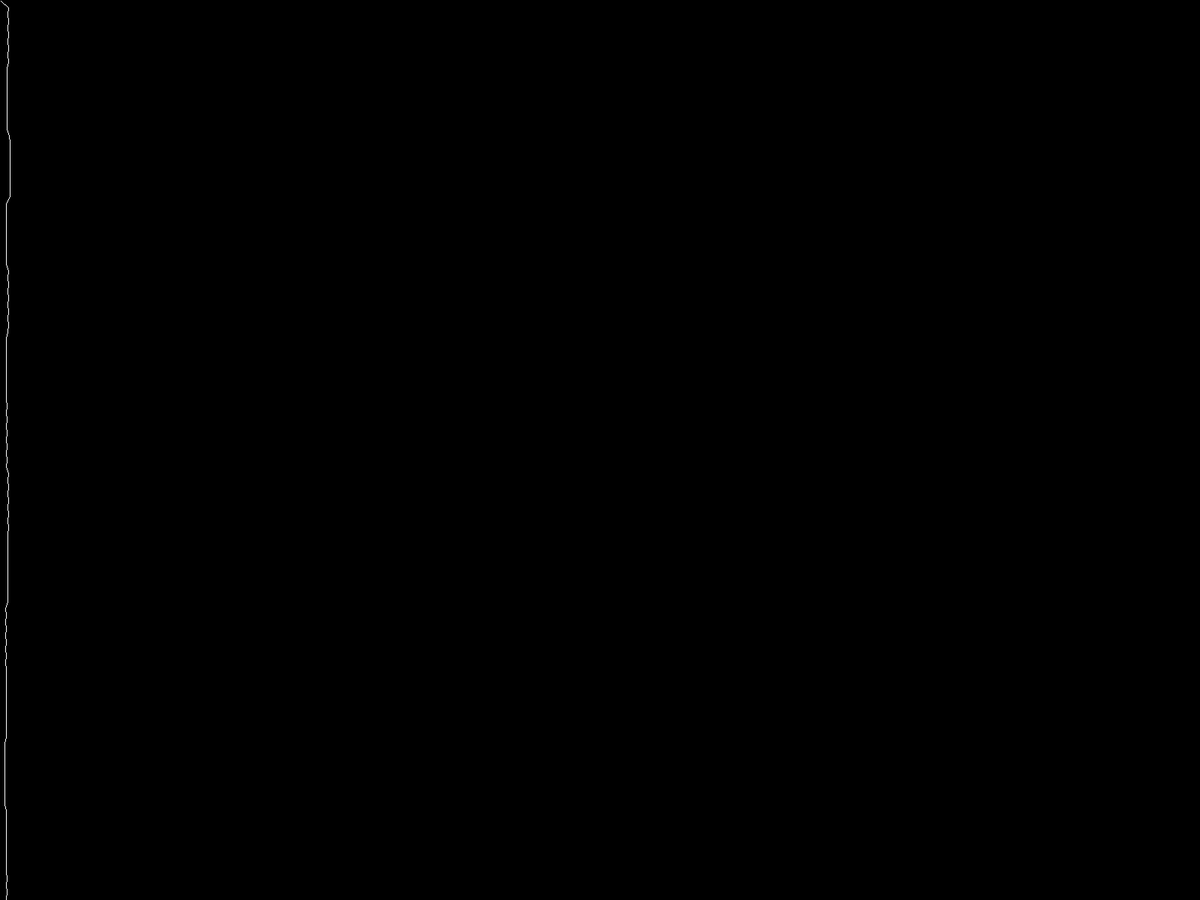
Frame 1 (no input)
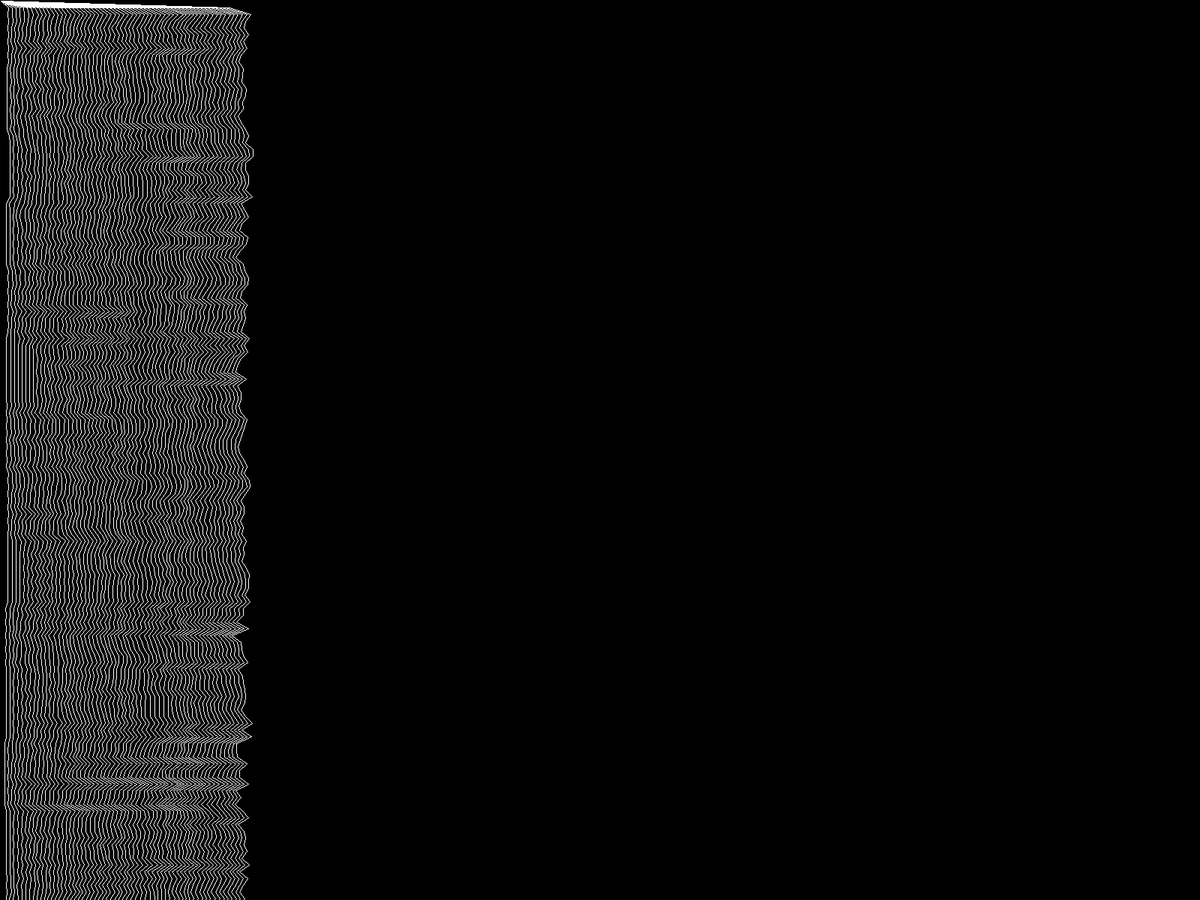
Frame 60 (the mouse pressed at the canvas centre just before this capture)
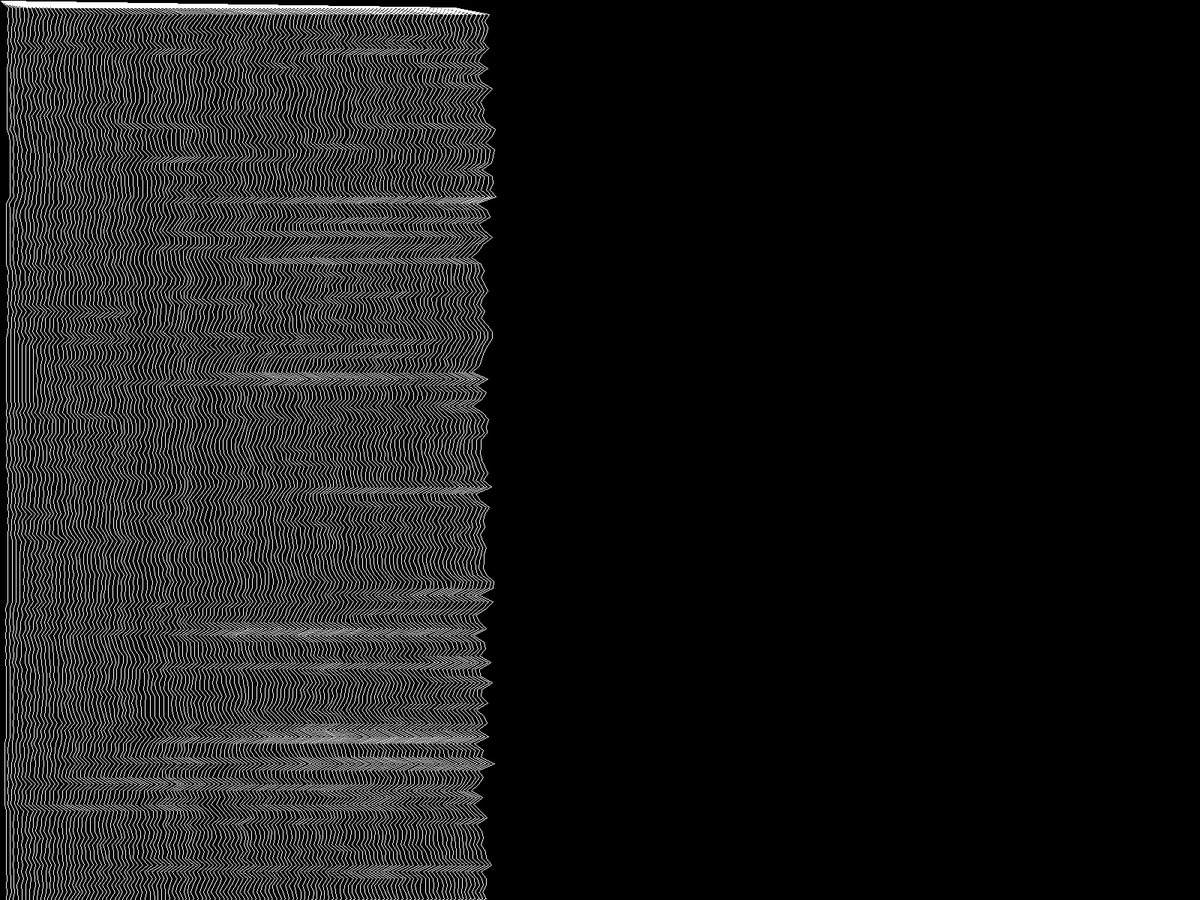
Frame 120 (the mouse held since frame 60 and released just before this capture)

The Processing sketch that drew these frames (run headless with seeded random() and noise(); from frame 60 on, the mouse is pressed at the canvas centre):

// Processing sketch: r00t
// ── r00t.pde
int[][] lines = new int[250][2] ;

void setup(){
	fullScreen() ;
	lines[0][0] = 1 ;
	lines[0][1] = 1 ;
	for (int i = 1; i < lines.length; i++) {
		lines[i][0] = int(map(noise(i/10),0,1,1,10)) ;
		lines[i][1] = lines[i-1][1]+(height*2/lines.length) ;
	}
	background(0) ;
	noSmooth();
	// blendMode(DIFFERENCE);
	stroke(255) ;
	frameRate(300) ;
}

void draw() {
	for (int i = 1 ; i < lines.length ; i++) {
		int x = lines[i][0] + int(map(noise(lines[i-1][0]),0,1,4,8)) ;

		line(lines[i-1][0],lines[i-1][1],x,lines[i][1]) ;

		lines[i][0] = x ;
	}

	if ( frameCount % 500 == 0 ) {
		save("r00t.jpg") ;
	}

}
